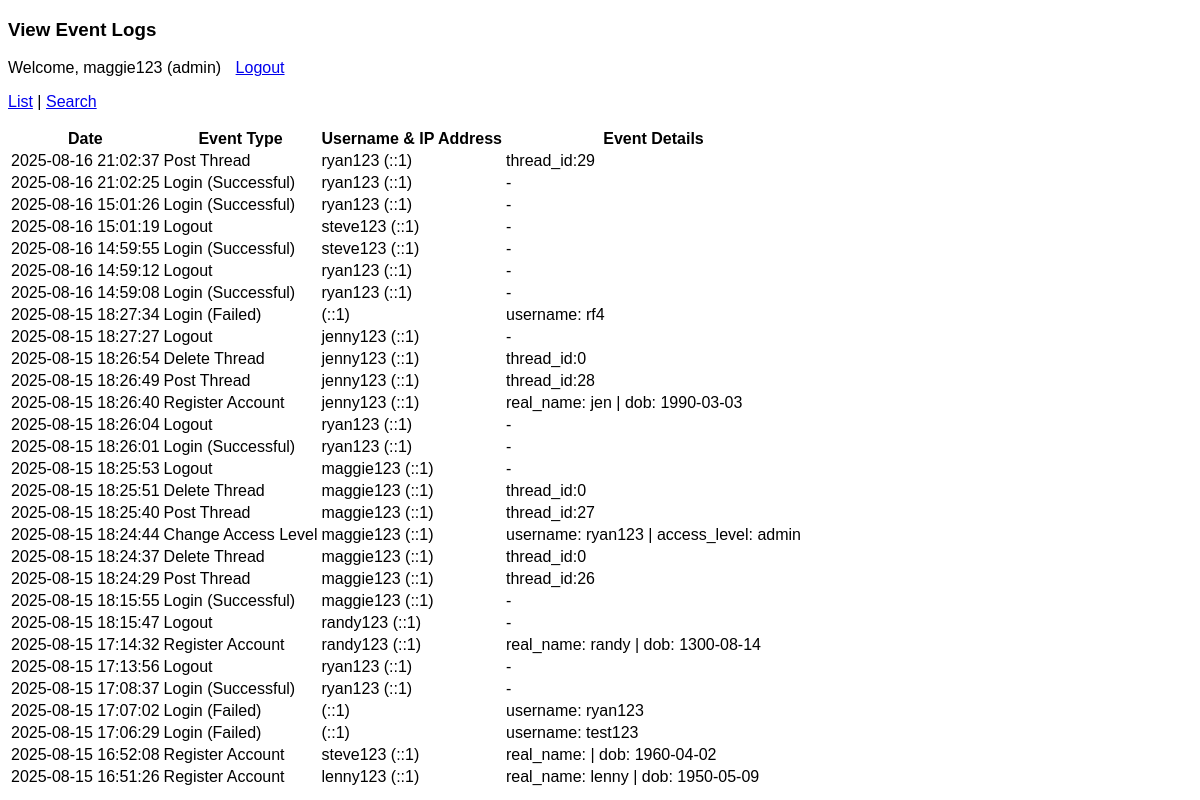
Page /view_logs.php (signed in) on the committed database.
### tables this page shows
CREATE TABLE `event_log` (
  `log_id` int(11) NOT NULL,
  `event_type` varchar(50) NOT NULL,
  `username` varchar(20) DEFAULT NULL,
  `ip_address` varchar(50) NOT NULL,
  `log_date` timestamp NOT NULL DEFAULT current_timestamp(),
  `event_details` varchar(500) DEFAULT NULL
);

### view_logs.php (the view, shortened to what this page needs)
<?php
  require 'db_connect.php';
?>
<!DOCTYPE html>
<html>
  <head>
    <link rel="stylesheet" type="text/css" href="forum_stylesheet.css" />
  </head>
  <body>
    <h3>View Event Logs</h3>
    <?php
      if (isset($_SESSION['username']) && isset($_SESSION['access_level'])) {
        echo '<p style="display: inline; margin-right: 10px;">Welcome, ' . htmlspecialchars($_SESSION['username']) . ' (' . htmlspecialchars($_SESSION['access_level']) . ')</p>
        <a href="logout.php">Logout</a>';
      } else {
        echo '<p style="display: inline; margin-right: 5px;">You are not logged in</p>
        <a href="login.php">Login</a> |
        <a href="register_form.php">Register</a>';
      }
    ?>
    <p><a href="list_threads.php">List</a> | <a href="search_threads.php">Search</a></p>
    <table>
      <tr>
        <th>Date</th>
        <th>Event Type</th>
        <th>Username & IP Address</th>
        <th>Event Details</th>
      </tr>
      <?php
        $result = $db->query("SELECT * FROM event_log ORDER BY log_date DESC");
        foreach($result as $row) {
          echo '<tr>
                  <td>' . htmlspecialchars($row['log_date'] ?? '-') . '</td>
                  <td>' . htmlspecialchars($row['event_type'] ?? '-') . '</td>
                  <td>' . $row['username'] . ' (' . htmlspecialchars($row['ip_address'] ?? '-') . ')' . '</td>
                  <td>' . htmlspecialchars($row['event_details'] ?? '-') . '</td>
                </tr>';
        }
      ?>
    </table>
  </body>
</html>

### forum_stylesheet.css (style rules this page uses)
* { font-family: Arial; box-sizing: border-box; }

### rows in the picture
event_log: log_date "2025-08-16 21:02:37", event_type "Post Thread", username "ryan123", ip_address "::1", event_details "thread_id:29"
event_log: log_date "2025-08-16 21:02:25", event_type "Login (Successful)", username "ryan123", ip_address "::1", event_details "-"
event_log: log_date "2025-08-16 15:01:26", event_type "Login (Successful)", username "ryan123", ip_address "::1", event_details "-"
event_log: log_date "2025-08-16 15:01:19", event_type "Logout", username "steve123", ip_address "::1", event_details "-"
event_log: log_date "2025-08-16 14:59:55", event_type "Login (Successful)", username "steve123", ip_address "::1", event_details "-"
event_log: log_date "2025-08-16 14:59:12", event_type "Logout", username "ryan123", ip_address "::1", event_details "-"
event_log: log_date "2025-08-16 14:59:08", event_type "Login (Successful)", username "ryan123", ip_address "::1", event_details "-"
event_log: log_date "2025-08-15 18:27:34", event_type "Login (Failed)", ip_address "::1", event_details "username: rf4"
event_log: log_date "2025-08-15 18:27:27", event_type "Logout", username "jenny123", ip_address "::1", event_details "-"
event_log: log_date "2025-08-15 18:26:54", event_type "Delete Thread", username "jenny123", ip_address "::1", event_details "thread_id:0"
event_log: log_date "2025-08-15 18:26:49", event_type "Post Thread", username "jenny123", ip_address "::1", event_details "thread_id:28"
event_log: log_date "2025-08-15 18:26:40", event_type "Register Account", username "jenny123", ip_address "::1", event_details "real_name: jen | dob: 1990-03-03"
event_log: log_date "2025-08-15 18:26:04", event_type "Logout", username "ryan123", ip_address "::1", event_details "-"
event_log: log_date "2025-08-15 18:26:01", event_type "Login (Successful)", username "ryan123", ip_address "::1", event_details "-"
event_log: log_date "2025-08-15 18:25:53", event_type "Logout", username "maggie123", ip_address "::1", event_details "-"
event_log: log_date "2025-08-15 18:25:51", event_type "Delete Thread", username "maggie123", ip_address "::1", event_details "thread_id:0"
event_log: log_date "2025-08-15 18:25:40", event_type "Post Thread", username "maggie123", ip_address "::1", event_details "thread_id:27"
event_log: log_date "2025-08-15 18:24:44", event_type "Change Access Level", username "maggie123", ip_address "::1", event_details "username: ryan123 | access_level: admin"
event_log: log_date "2025-08-15 18:24:37", event_type "Delete Thread", username "maggie123", ip_address "::1", event_details "thread_id:0"
event_log: log_date "2025-08-15 18:24:29", event_type "Post Thread", username "maggie123", ip_address "::1", event_details "thread_id:26"
event_log: log_date "2025-08-15 18:15:55", event_type "Login (Successful)", username "maggie123", ip_address "::1", event_details "-"
event_log: log_date "2025-08-15 18:15:47", event_type "Logout", username "randy123", ip_address "::1", event_details "-"
event_log: log_date "2025-08-15 17:14:32", event_type "Register Account", username "randy123", ip_address "::1", event_details "real_name: randy | dob: 1300-08-14"
event_log: log_date "2025-08-15 17:13:56", event_type "Logout", username "ryan123", ip_address "::1", event_details "-"
event_log: log_date "2025-08-15 17:08:37", event_type "Login (Successful)", username "ryan123", ip_address "::1", event_details "-"
event_log: log_date "2025-08-15 17:07:02", event_type "Login (Failed)", ip_address "::1", event_details "username: ryan123"
event_log: log_date "2025-08-15 17:06:29", event_type "Login (Failed)", ip_address "::1", event_details "username: test123"
event_log: log_date "2025-08-15 16:52:08", event_type "Register Account", username "steve123", ip_address "::1", event_details "real_name: | dob: 1960-04-02"
event_log: log_date "2025-08-15 16:51:26", event_type "Register Account", username "lenny123", ip_address "::1", event_details "real_name: lenny | dob: 1950-05-09"

### other values in the picture
$_SESSION['username'] "maggie123"
$_SESSION['access_level'] "admin"
